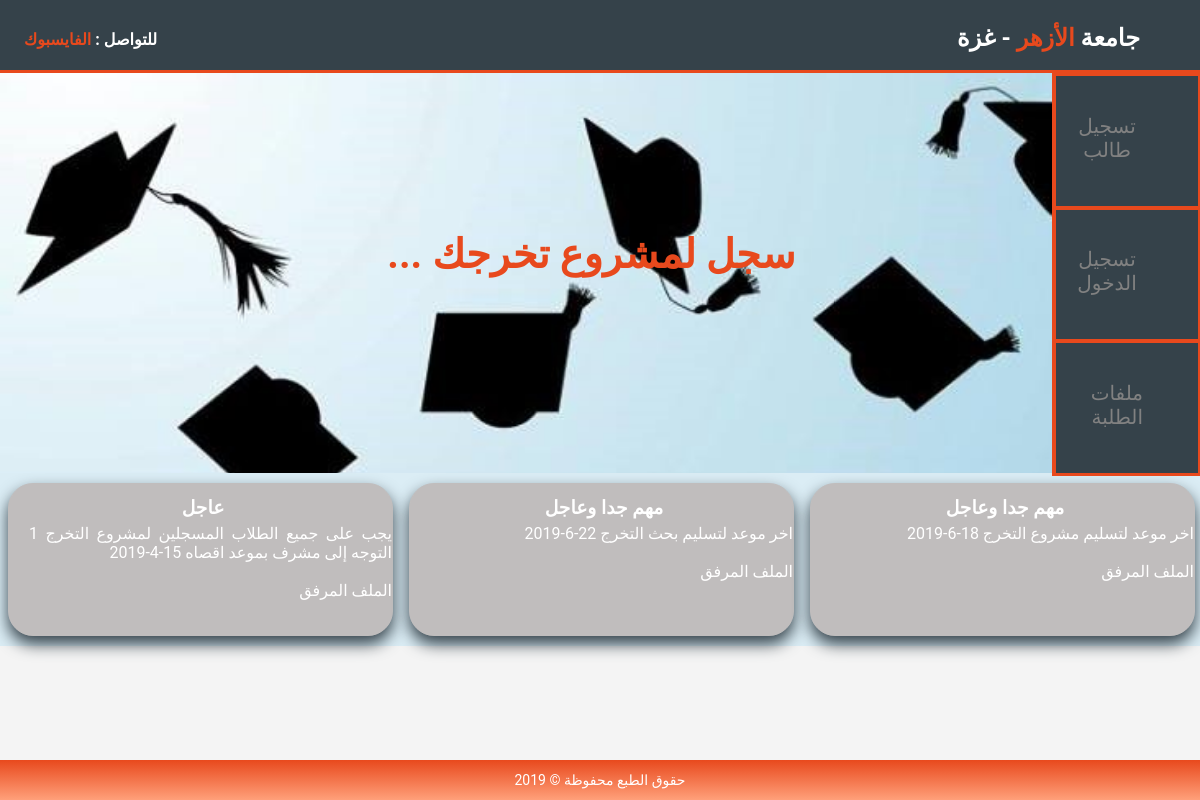
The page / on the database its author committed.
### tables this page shows
CREATE TABLE `adv` (
  `adv_id` int(11) NOT NULL,
  `title` varchar(100) NOT NULL,
  `description` varchar(100) NOT NULL,
  `file` varchar(100) NOT NULL
);

### index.php (the view, shortened to what this page needs)
<?php
include 'header.php'
?>
<div class="img">
    <h1 dir="rtl" lang="ar"> سجل لمشروع تخرجك ...</h1>
</div>
<aside>
    <?php
    include 'navbar.php'
    ?>
    <section class="container">
        <div class="adv">
            <div class="adv1">
                <h3>
                    <?php
                    $sql = "SELECT * FROM adv WHERE adv_id=(SELECT MAX(adv_id) FROM adv);";
                    $result = (mysqli_query($conn, $sql));
                    if (mysqli_num_rows($result) > 0) {
                        while ($row = mysqli_fetch_assoc($result)) {
                            echo $row['title'];
                        }
                    }
                    ?>
                </h3>
                <p lan="ar" dir="rtl">
                    <?php
                    $sql = "SELECT * FROM adv WHERE adv_id=(SELECT MAX(adv_id) FROM adv);";
                    $result = (mysqli_query($conn, $sql));
                    if (mysqli_num_rows($result) > 0) {
                        while ($row = mysqli_fetch_assoc($result)) {
                            echo $row['description'];
                            echo '<br> <br>';
                            if (!empty($row['file'])) {
                                $name = $row['file'];
                                echo "<a href='uploads/$name' class='advlink'> الملف المرفق </a>";
                            }
                        }
                    } ?>
                </p>
            </div>
            <div class="adv2">
                <h3>
                    <?php
                    $sql = "SELECT * FROM adv WHERE adv_id=(SELECT MAX(adv_id)-1 FROM adv);";
                    $result = (mysqli_query($conn, $sql));
                    if (mysqli_num_rows($result) > 0) {
                        while ($row = mysqli_fetch_assoc($result)) {
                            echo $row['title'];
                        }
                    } ?>
                </h3>
                <p lan="ar" dir="rtl">
                    <?php
                    $sql = "SELECT * FROM adv WHERE adv_id=(SELECT MAX(adv_id)-1 FROM adv);";
                    $result = (mysqli_query($conn, $sql));
                    if (mysqli_num_rows($result) > 0) {
                        while ($row = mysqli_fetch_assoc($result)) {
                            echo $row['description'];
                            echo '<br> <br>';
                            if (!empty($row['file'])) {
                                $name = $row['file'];
                                echo "<a href='uploads/$name' class='advlink'> الملف المرفق</a>";
                            }
                        }
                    } ?>
                </p>
            </div>
            <div class="adv3">
                <h3>
                    <?php
                    $sql = "SELECT * FROM adv WHERE adv_id=(SELECT MAX(adv_id)-2 FROM adv);";
                    $result = (mysqli_query($conn, $sql));
                    if (mysqli_num_rows($result) > 0) {
                        while ($row = mysqli_fetch_assoc($result)) {
                            echo $row['title'];
                        }
                    } ?>
                </h3>
                <p lan="ar" dir="rtl">
                    <?php
                    $sql = "SELECT * FROM adv WHERE adv_id=(SELECT MAX(adv_id)-2 FROM adv);";
                    $result = (mysqli_query($conn, $sql));
                    if (mysqli_num_rows($result) > 0) {
                        while ($row = mysqli_fetch_assoc($result)) {
                            echo $row['description'];
                            echo '<br> <br>';
                            if (!empty($row['file'])) {
                                $name = $row['file'];
                                echo "<a href='uploads/$name'  class='advlink' >
                                الملف المرفق  </a>";
                            }
                        }
                    }
                    ?>
                </p>
            </div>
        </div>
    </section>
    <?php
    include 'footer.php'
    ?>
    </body>
    </html>

### style1.css (style rules this page uses)
body { background: #f4f4f4; margin: 0; font-family: "Roboto", sans-serif, "Helvetica", sans-serif; box-sizing: border-box; }
.container { color: #fff; width: 100%; }
a { color: #fff; text-decoration: none; text-align: right; }
.img { float: left; min-width: 88%; min-height: 400px; background: url("image/gradcutted.jpg"); background-attachment: fixed; background-size: cover; color: #e8491d; }
.img h1 { text-align: center; padding-top: 15%; padding-left: 12%; font-size: 40px; }
.adv { clear: both; display: flex; min-height: 173px; background-color: #dbedf5; }
.adv h3 { padding-top: 3.5%; text-align: center; padding-bottom: 5px; }
.adv p { padding-left: 15px; text-align: justify; }
.adv1 { width: 31.5%; float: left; border: 1px solid #c0bdbd; border-radius: 25px; background-color: #c0bdbd; padding-left: 5px; margin: 10px 8px 10px 8px; box-shadow: 0px 8px 16px 0px #35424a; }
.adv2 { width: 31.5%; float: left; border: 1px solid #c0bdbd; border-radius: 25px; background-color: #c0bdbd; margin: 10px 8px 10px 8px; padding-left: 5px; box-shadow: 0px 8px 16px 0px #35424a; }
.adv3 { width: 31.5%; float: left; border: 1px solid #c0bdbd; border-radius: 25px; background-color: #c0bdbd; margin: 10px 0px 10px 8px; padding-left: 5px; box-shadow: 0px 8px 16px 0px #35424a; }
* { margin: 0; }

### rows shown on the page
adv: title "عاجل", description "يجب على جميع الطلاب المسجلين لمشروع التخرج 1 التوجه إلى مشرف بموعد اقصاه 15-4-2019"
adv: title "مهم جدا وعاجل", description "اخر موعد لتسليم بحث التخرج 22-6-2019"
adv: title "مهم جدا وعاجل", description "اخر موعد لتسليم مشروع التخرج 18-6-2019"
